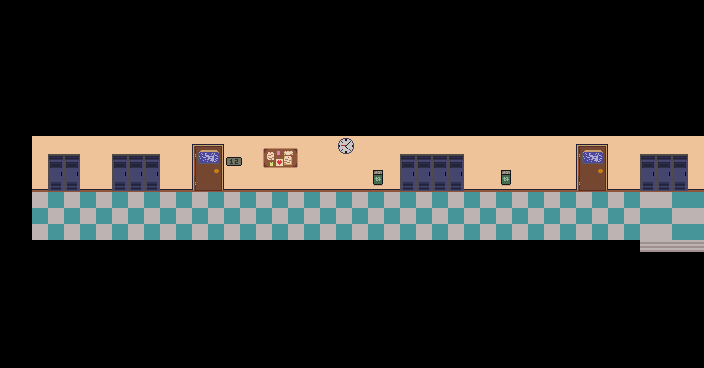

The image is a tile-based game level rendered from a .tmx file. Its description and source (layers, tilesets, objects; grid data summarised) follow:
An orthogonal 44x23 tile map with 16x16 px tiles, 4 tile layers (Background, Ground, Decorations, Others) and 7 objects (Start_point).

<map version="1.10" tiledversion="1.11.2" orientation="orthogonal" renderorder="right-down" width="44" height="23" tilewidth="16" tileheight="16" infinite="0" nextlayerid="8" nextobjectid="14">
 <tileset firstgid="1" source="Tiles-Aula.tsx" />
 <layer id="5" name="Background" width="44" height="23">
  <data>[1012 cells, 572 non-empty, 1 distinct tile ids]</data>
 </layer>
 <objectgroup id="7" name="NPCS">
  <object id="13" name="Start_point" x="208" y="191.25">
   <point />
  </object>
 </objectgroup>
 <objectgroup id="6" name="Collisions">
  <object id="2" x="32.5" y="135.5" width="673.917" height="42.375" />
  <object id="5" x="24.75" y="239.938" width="615.188" height="5.8125" />
  <object id="7" x="26.5625" y="135.625" width="5.5" height="104.188" />
  <object id="9" x="638.727" y="245.636" width="1.18182" height="10.8182" />
  <object id="10" x="639.909" y="252.091" width="64.2727" height="3.63636" />
  <object id="11" x="704" y="135.818" width="21.5455" height="119.818" />
 </objectgroup>
 <layer id="1" name="Ground" width="44" height="23">
  <data>[1012 cells, 402 non-empty, 7 distinct tile ids]</data>
 </layer>
 <layer id="2" name="Decorations" width="44" height="23">
  <data>[1012 cells, 186 non-empty, 16 distinct tile ids]</data>
 </layer>
 <layer id="3" name="Others" width="44" height="23" offsetx="2" offsety="-6">
  <data>[1012 cells, 4 non-empty, 3 distinct tile ids]</data>
 </layer>
</map>
